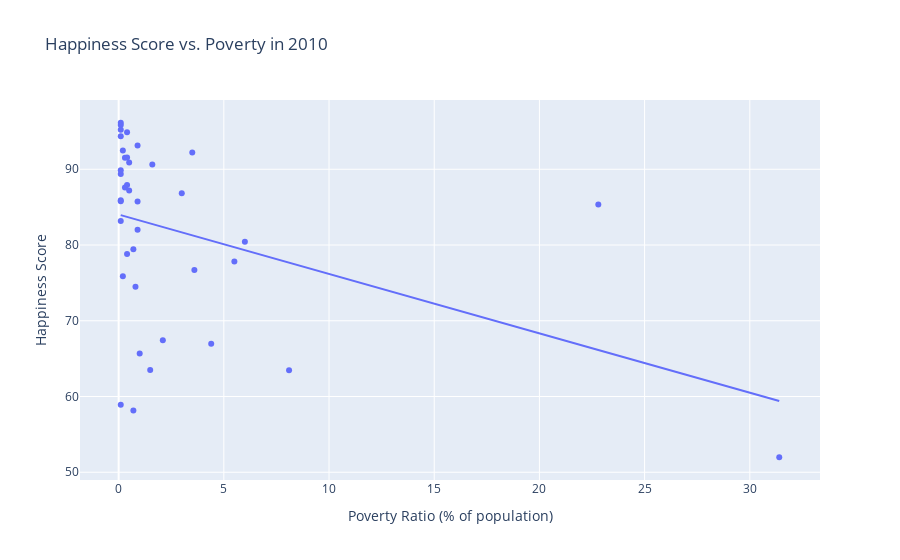

Notebook code cell kept with this figure:
### Code cell
# look at 2010 only
temp = poverty_happiness[poverty_happiness['year']==2010]

# Plot
fig = px.scatter(temp, 
              x = 'poverty_ratio', 
              y = 'happiness_score', 
              title = 'Happiness Score vs. Poverty in 2010', 
              trendline='ols', 
              labels={ 'poverty_ratio': 'Poverty Ratio (% of population)', 
                      'happiness_score': 'Happiness Score'})


fig.show()

### Figure 1 — Plotly figure (JSON) as saved in the notebook; plotly's stock layout.template omitted (floating-point values rounded to 4 significant figures)
{"data": [{"hovertemplate": "Poverty Ratio (% of population)=%{x}<br>Happiness Score=%{y}<extra></extra>", "legendgroup": "", "marker": {"color": "#636efa", "symbol": "circle"}, "mode": "markers", "name": "", "orientation": "v", "showlegend": false, "type": "scatter", "x": [0.3, 0.2, 0.3, 0.4, 0.1, 0.7, 0.1, 3.6, 3, 0.9, 0.1, 0.4, 8.1, 4.4, 0.7, 0.1, 3.5, 0.4, 0.9, 0.5, 0.8, 1, 0.1, 1.6, 0.1, 6, 0.1, 2.1, 0.1, 0.1, 1.5, 22.8, 5.5, 0.5, 0.4, 0.2, 0.9, 0.1, 31.4], "xaxis": "x", "y": [87.6, 75.88, 91.51, 87.91, 94.35, 58.15, 95.22, 76.71, 86.84, 82.03, 83.16, 78.82, 63.47, 66.98, 79.45, 96.14, 92.2, 94.89, 85.75, 87.19, 74.49, 65.67, 89.37, 90.64, 58.9, 80.44, 95.85, 67.41, 85.76, 89.86, 63.5, 85.34, 77.84, 90.9, 91.55, 92.49, 93.13, 85.9, 51.98], "yaxis": "y"}, {"hovertemplate": "<b>OLS trendline</b><br>happiness_score = -0.783799 * poverty_ratio + 84.0207<br>R<sup>2</sup>=0.162671<br><br>Poverty Ratio (% of population)=%{x}<br>Happiness Score=%{y} <b>(trend)</b><extra></extra>", "legendgroup": "", "marker": {"color": "#636efa", "symbol": "circle"}, "mode": "lines", "name": "", "showlegend": false, "type": "scatter", "x": [0.1, 0.1, 0.1, 0.1, 0.1, 0.1, 0.1, 0.1, 0.1, 0.1, 0.2, 0.2, 0.3, 0.3, 0.4, 0.4, 0.4, 0.4, 0.5, 0.5, 0.7, 0.7, 0.8, 0.9, 0.9, 0.9, 1, 1.5, 1.6, 2.1, 3, 3.5, 3.6, 4.4, 5.5, 6, 8.1, 22.8, 31.4], "xaxis": "x", "y": [83.94, 83.94, 83.94, 83.94, 83.94, 83.94, 83.94, 83.94, 83.94, 83.94, 83.86, 83.86, 83.79, 83.79, 83.71, 83.71, 83.71, 83.71, 83.63, 83.63, 83.47, 83.47, 83.39, 83.32, 83.32, 83.32, 83.24, 82.85, 82.77, 82.37, 81.67, 81.28, 81.2, 80.57, 79.71, 79.32, 77.67, 66.15, 59.41], "yaxis": "y"}], "layout": {"legend": {"tracegroupgap": 0}, "title": {"text": "Happiness Score vs. Poverty in 2010"}, "xaxis": {"anchor": "y", "domain": [0, 1], "title": {"text": "Poverty Ratio (% of population)"}}, "yaxis": {"anchor": "x", "domain": [0, 1], "title": {"text": "Happiness Score"}}}}
